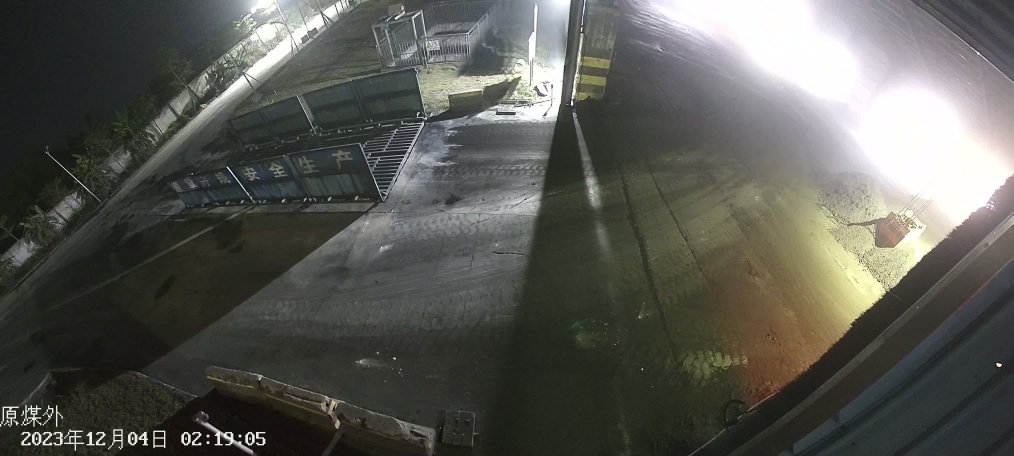
#> input picture 03-工具/图像清晰度/11.jpg, 3040 x 1368 px, found by its file name (shown at 1/3 size)
$ python '图片清晰度检测.py'   (older library calls are emulated)
#> lines starting #> are read from the running program, lines starting #| are printed output that depends on the picture; after the words box and inside, x2 and y2 are one past the last pixel; in counts of white or black regions, pixels touching at a corner belong together
import cv2
import numpy as np

"""
    Tenengrad梯度方法利用Sobel算子分别计算水平和垂直方向的梯度，在图像处理中，一般认为对焦好的图像具有更尖锐的边缘，故具有更大的梯度函数值。
    同一个场景下梯度值越高，图像越清晰。衡量的指标是经过Sobel算子处理后的图像的平均灰度值，值越大，代表图像越清晰。
"""
def Tenengrad(path):
    imageSource = cv2.imread(path)
#> imageSource is the input picture: shape (1368, 3040, 3); mean B, G, R 83.5, 89.3, 88.9
    imageGrey = cv2.cvtColor(imageSource, cv2.COLOR_BGR2GRAY)
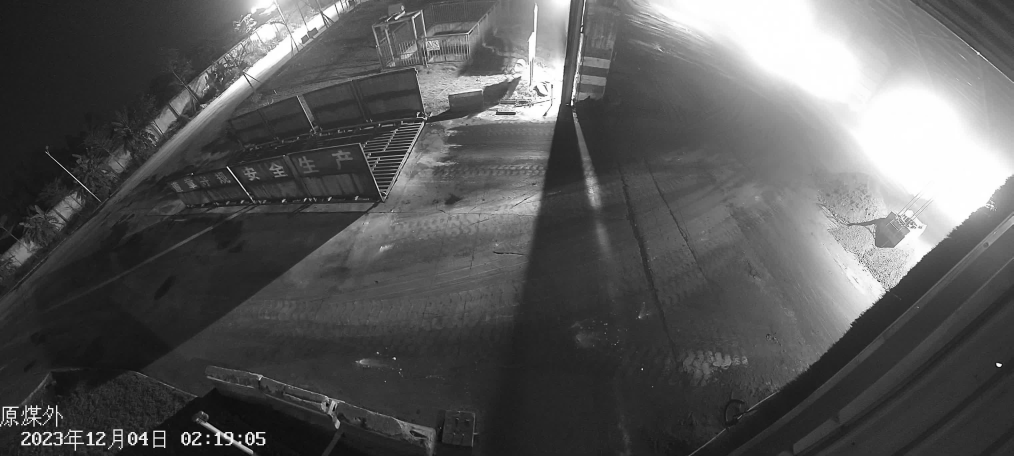
#> imageGrey: shape (1368, 3040) (shown at 1/3 size); min 0, max 255, mean 88.5

    # 使用 Sobel 算子计算边缘强度
    sobelx = cv2.Sobel(imageGrey, cv2.CV_64F, 1, 0, ksize=3)
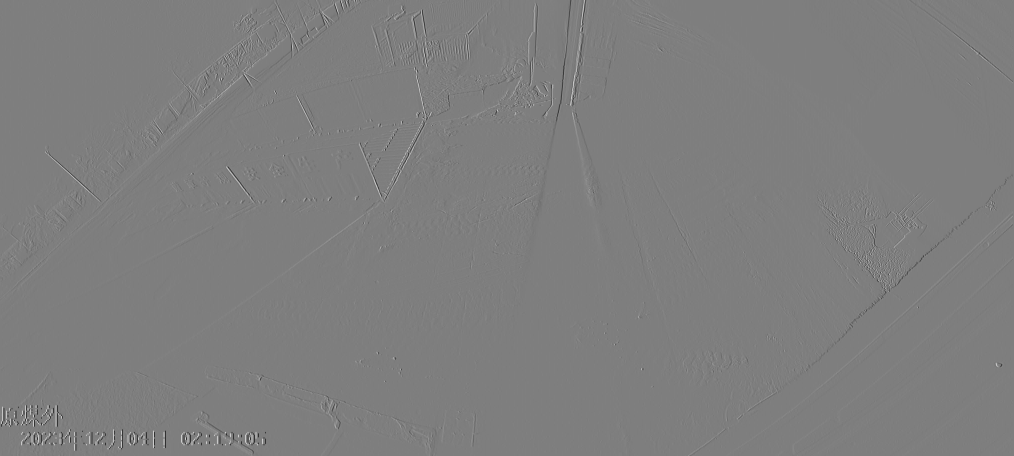
#> sobelx: shape (1368, 3040) float64 (shown at 1/3 size); min -928, max 937, mean 0.2; drawn with min black and max white
    sobely = cv2.Sobel(imageGrey, cv2.CV_64F, 0, 1, ksize=3)
    imageSobel = cv2.magnitude(sobelx, sobely)
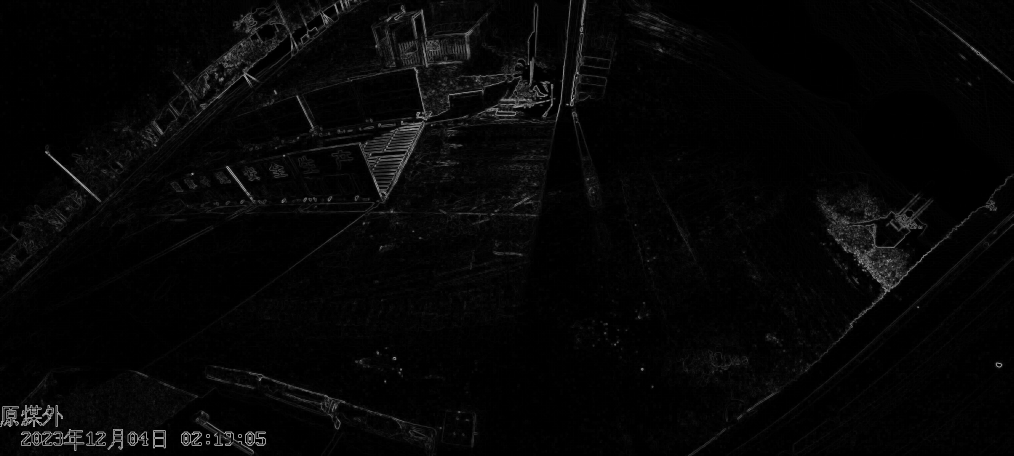
#> imageSobel: shape (1368, 3040) float64 (shown at 1/3 size); min 0, max 960.3, mean 24.4; drawn with min black and max white

    # 计算图像的平均灰度
    meanValue = np.mean(imageSobel)
#> meanValue = 24.39

    # 将平均灰度值转换为字符串
    meanValueString = "Articulation(Sobel Method): {:.2f}".format(meanValue)
#> meanValueString = 'Articulation(Sobel Method): 24.39'

    # 在原图上添加文本
    cv2.putText(imageSource, meanValueString, (20, 100), cv2.FONT_HERSHEY_COMPLEX, 3, (0, 255, 0), 3)
    cv2.imshow("show", imageSource)
    cv2.waitKey(0)

'''
    Laplacian梯度方法
'''
def Laplacian(path):
    imageSource = cv2.imread(path)
    imageGrey = cv2.cvtColor(imageSource, cv2.COLOR_BGR2GRAY)

    # 使用拉普拉斯算子计算边缘强度
    imageLaplacian = cv2.Laplacian(imageGrey, cv2.CV_64F)

    # 计算边缘强度的绝对值或平方的平均值
    meanValue = np.mean(np.abs(imageLaplacian))  # 或者 np.mean(imageLaplacian**2)

    # 将平均灰度值转换为字符串
    meanValueString = "Articulation(Laplacian Method): {:.2f}".format(meanValue)

    # 在原图上添加文本
    cv2.putText(imageSource, meanValueString, (20, 100), cv2.FONT_HERSHEY_COMPLEX, 3, (0, 255, 0), 3)
    cv2.imshow("show", imageSource)
    cv2.waitKey(0)

'''
    方差方法
    对焦清洗的图像相比对焦模糊的图像，它的数据之间的灰度差异应该更大，即它的方差应该较大，可以通过图像灰度数据的方差来衡量图像的清晰度，方差越大，表示清晰度越好。
'''
def variance(path):
    imageSource = cv2.imread(path)
    imageGrey = cv2.cvtColor(imageSource, cv2.COLOR_BGR2GRAY)

    # 计算灰度图像的标准差
    _, stdDev = cv2.meanStdDev(imageGrey)
    variance = stdDev[0][0] ** 2

    # 将方差转换为字符串并显示在图像上
    varianceString = "Articulation(Variance Method): {:.2f}".format(variance)
    cv2.putText(imageSource, varianceString, (20, 100), cv2.FONT_HERSHEY_COMPLEX, 3, (0, 255, 0), 3)
    cv2.imshow("show", imageSource)
    cv2.waitKey(0)

if __name__ == "__main__":
    cv2.namedWindow("show",cv2.WINDOW_NORMAL)
    cv2.resizeWindow("show",1000,600)

    path=r"H:\360MoveData\Users\Administrator\Desktop\imaegs\11.jpg"
    Tenengrad(path)

$ run again, with 03-工具/图像清晰度/1.jpg copied over 03-工具/图像清晰度/11.jpg
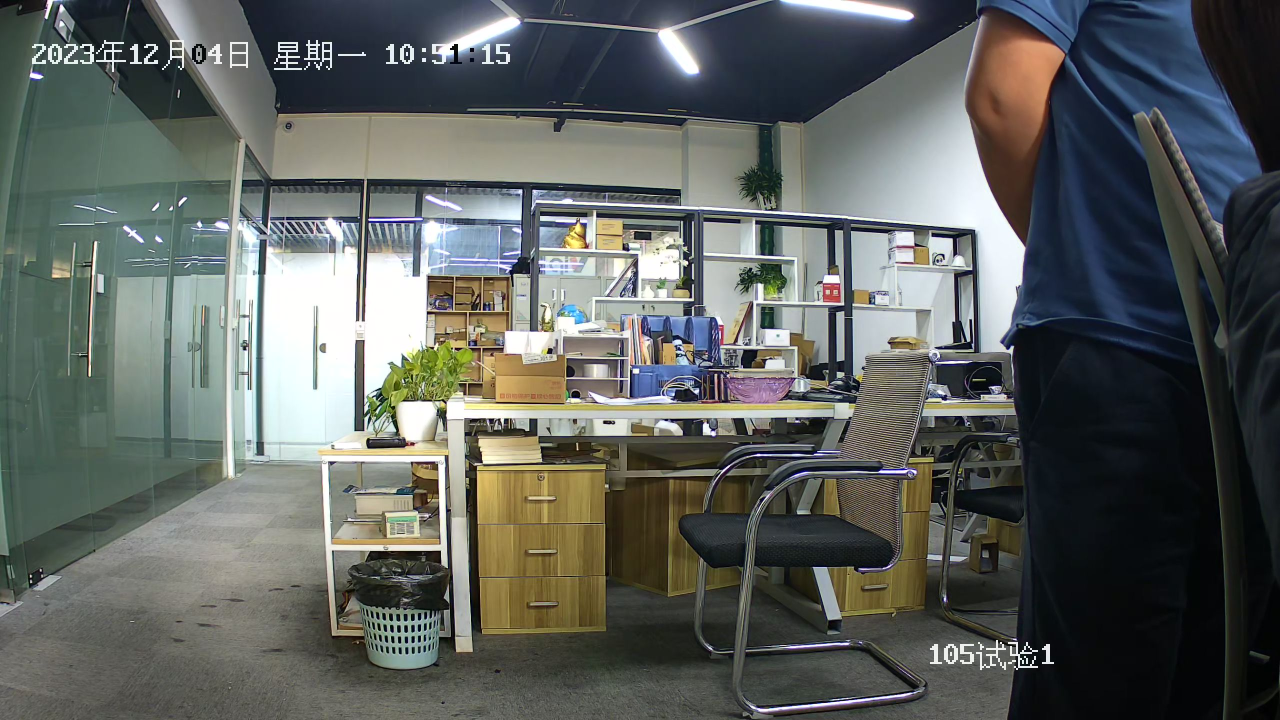
#> input picture 03-工具/图像清晰度/1.jpg, 2560 x 1440 px, found by its file name (shown at 1/2 size)
#> in Tenengrad, imageSource is the input picture: shape (1440, 2560, 3); mean B, G, R 94, 97.2, 93
#> in Tenengrad, `imageSobel = cv2.magnitude(sobelx, sobely)`:
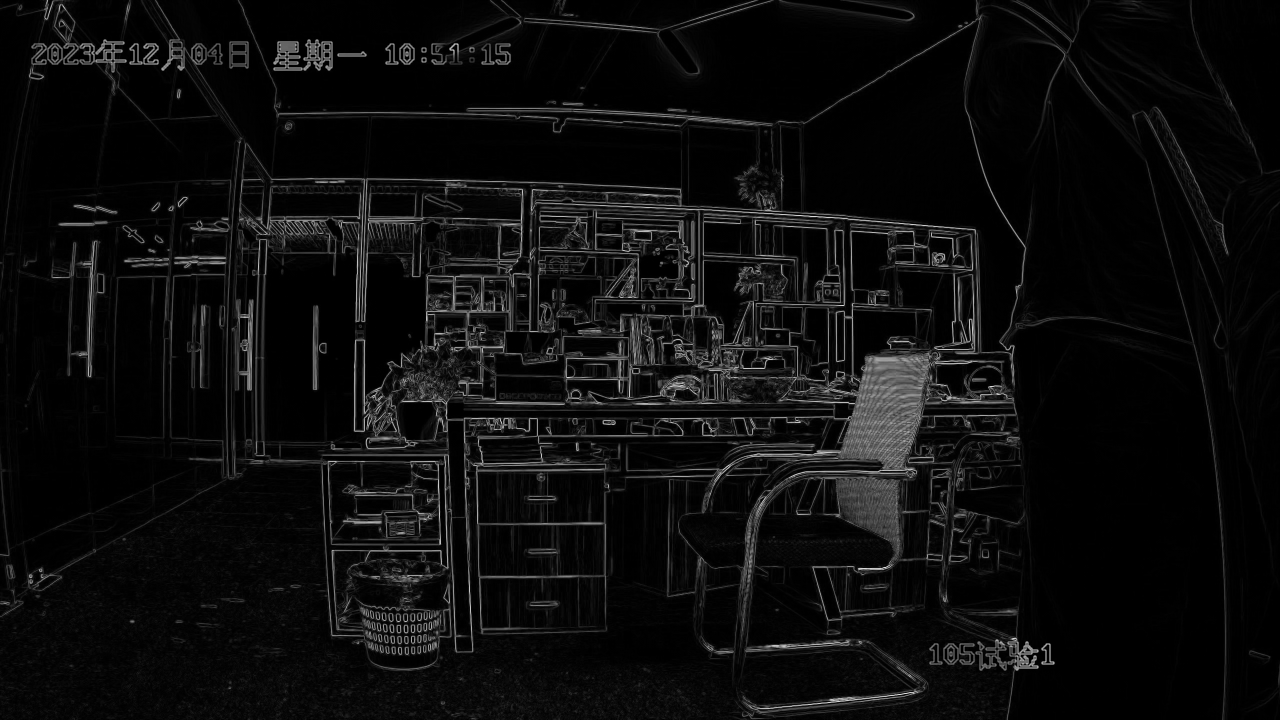
#> imageSobel: shape (1440, 2560) float64 (shown at 1/2 size); min 0, max 1025.3, mean 52.6; drawn with min black and max white
#> meanValue = 52.57
#> meanValueString = 'Articulation(Sobel Method): 52.57'
#> in Tenengrad, `cv2.putText(imageSource, meanValueString, (20, 100), cv2.FONT_HERSHEY_..`:
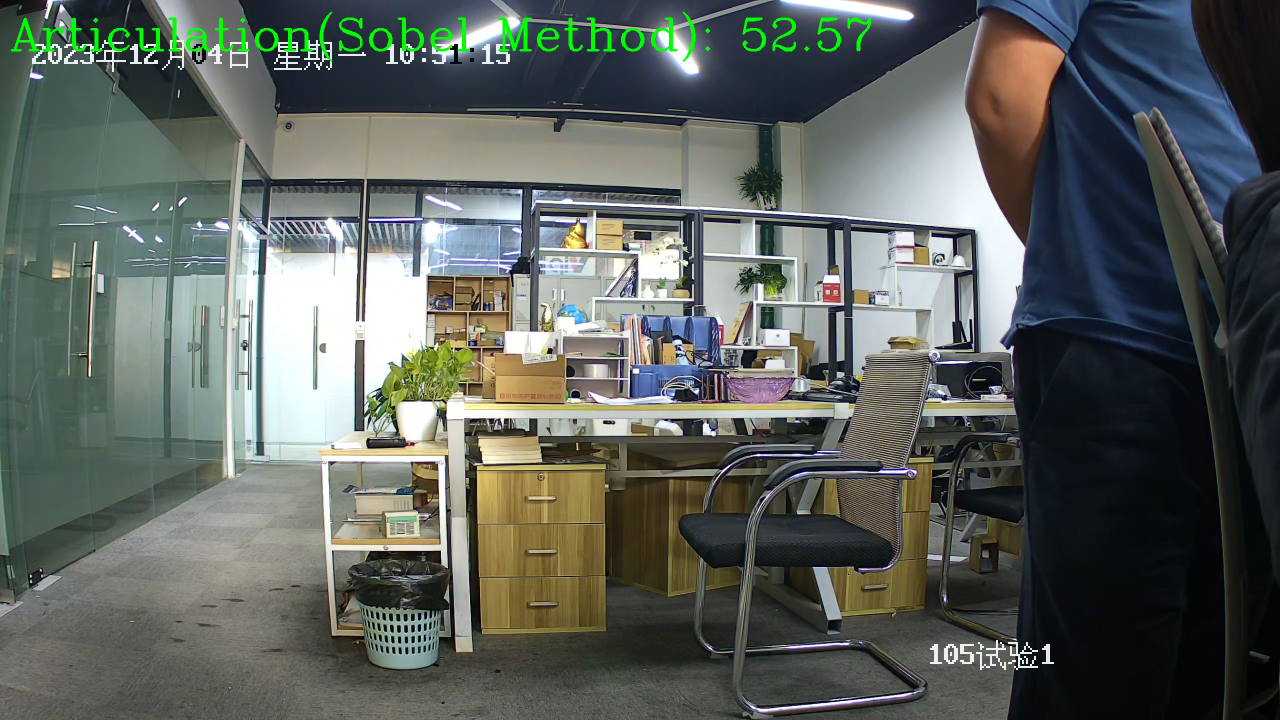
#> imageSource: shape (1440, 2560, 3) (shown at 1/2 size); 0.72% of pixels changed, all inside (x1, y1, x2, y2) = (21, 23, 1742, 124)

$ run again, with 03-工具/图像清晰度/10.jpg copied over 03-工具/图像清晰度/11.jpg
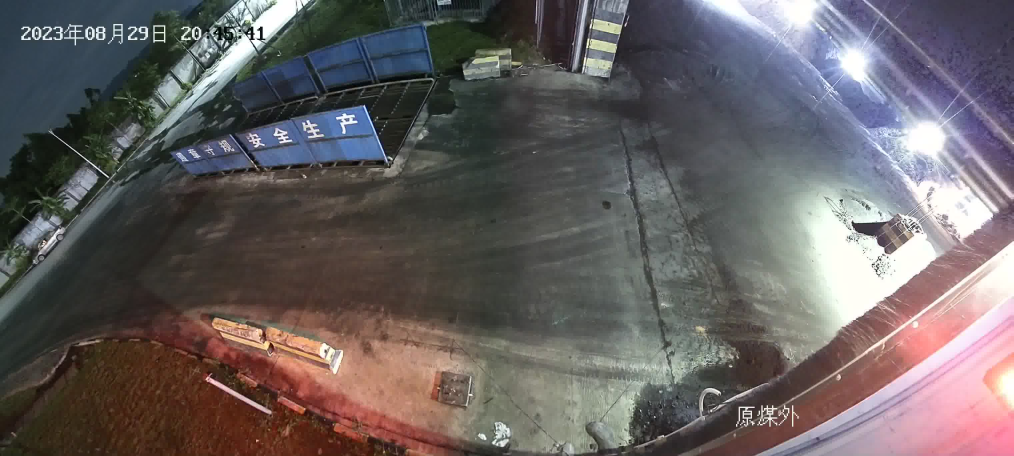
#> input picture 03-工具/图像清晰度/10.jpg, 3040 x 1368 px, found by its file name (shown at 1/3 size)
#> in Tenengrad, imageSource is the input picture: shape (1368, 3040, 3); mean B, G, R 97.2, 96.8, 103
#> in Tenengrad, `imageGrey = cv2.cvtColor(imageSource, cv2.COLOR_BGR2GRAY)`:
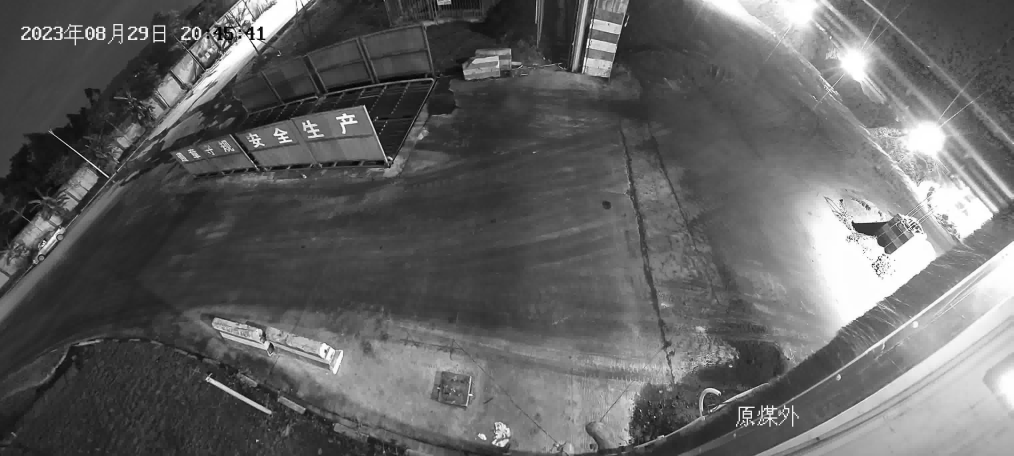
#> imageGrey: shape (1368, 3040) (shown at 1/3 size); min 0, max 255, mean 98.7
#> in Tenengrad, `imageSobel = cv2.magnitude(sobelx, sobely)`:
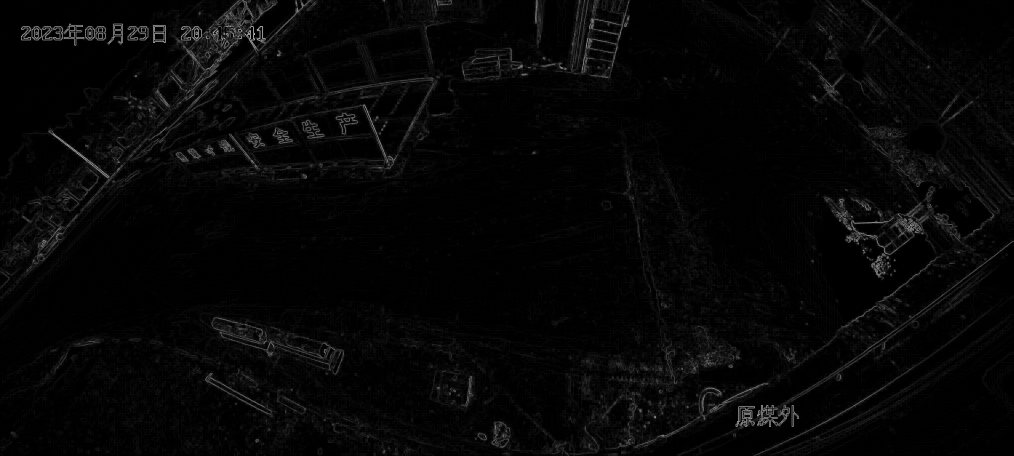
#> imageSobel: shape (1368, 3040) float64 (shown at 1/3 size); min 0, max 1028.3, mean 27; drawn with min black and max white
#> meanValue = 27.02
#> meanValueString = 'Articulation(Sobel Method): 27.02'

$ run again, with 03-工具/图像清晰度/2.jpg copied over 03-工具/图像清晰度/11.jpg
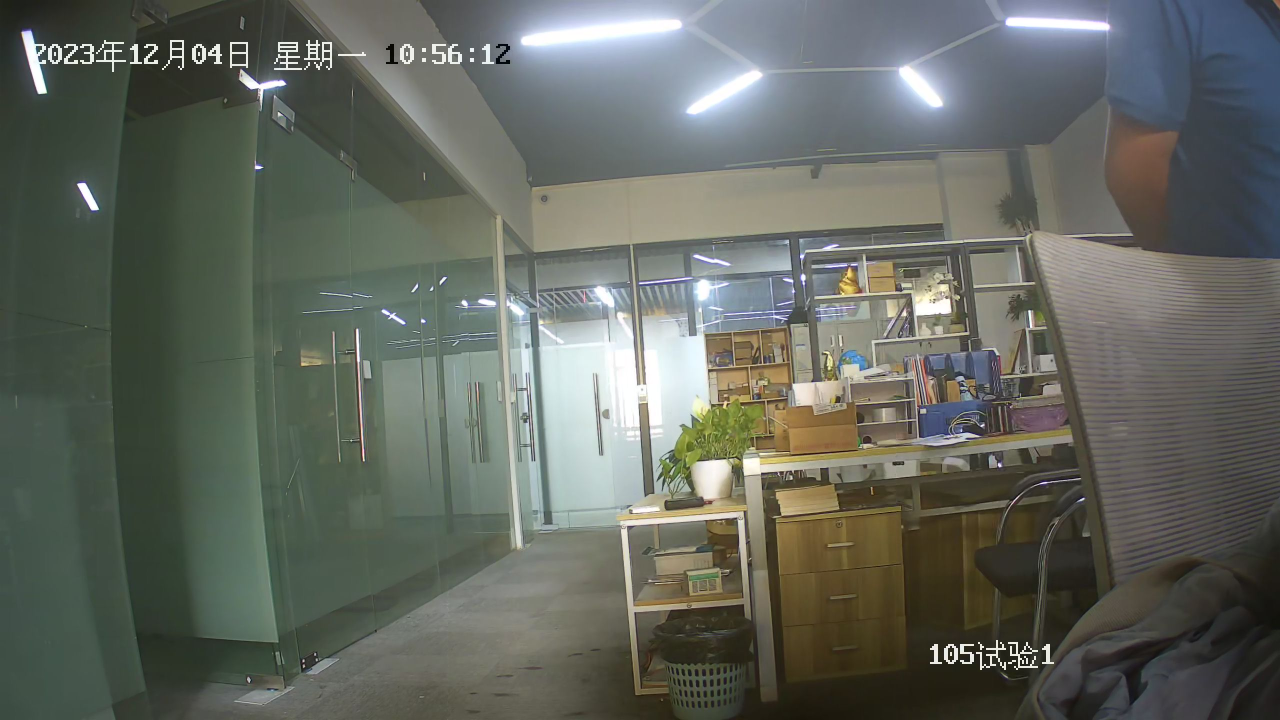
#> input picture 03-工具/图像清晰度/2.jpg, 2560 x 1440 px, found by its file name (shown at 1/2 size)
#> in Tenengrad, imageSource is the input picture: shape (1440, 2560, 3); mean B, G, R 95.2, 103.2, 98.9
#> in Tenengrad, `imageSobel = cv2.magnitude(sobelx, sobely)`:
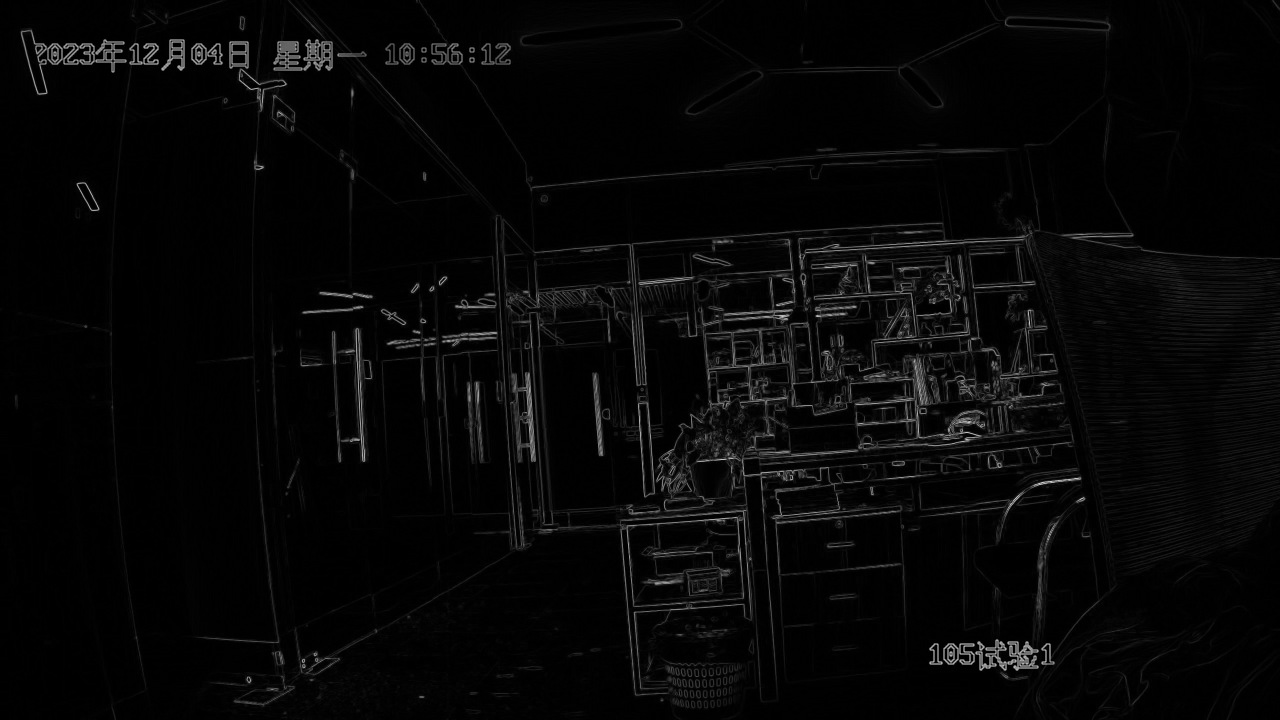
#> imageSobel: shape (1440, 2560) float64 (shown at 1/2 size); min 0, max 893.9, mean 24.2; drawn with min black and max white
#> meanValue = 24.23
#> meanValueString = 'Articulation(Sobel Method): 24.23'
#> in Tenengrad, `cv2.putText(imageSource, meanValueString, (20, 100), cv2.FONT_HERSHEY_..`:
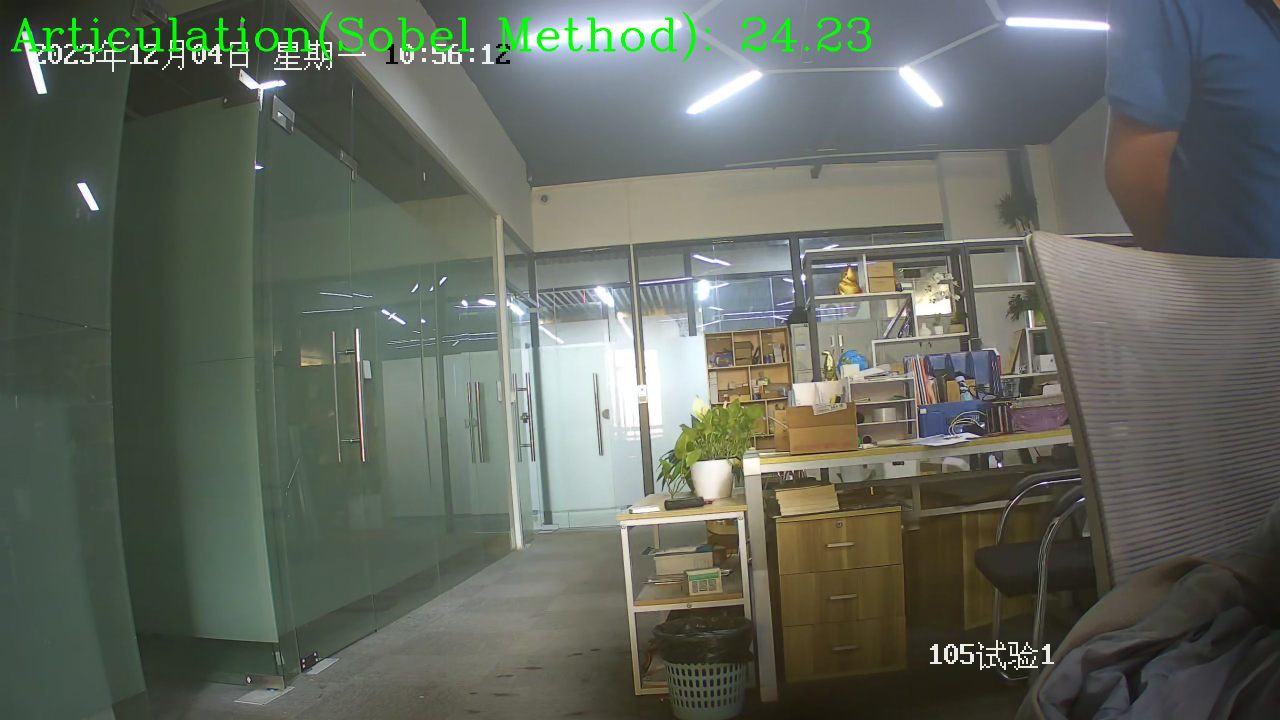
#> imageSource: shape (1440, 2560, 3) (shown at 1/2 size); 0.73% of pixels changed, all inside (x1, y1, x2, y2) = (21, 23, 1742, 124)
